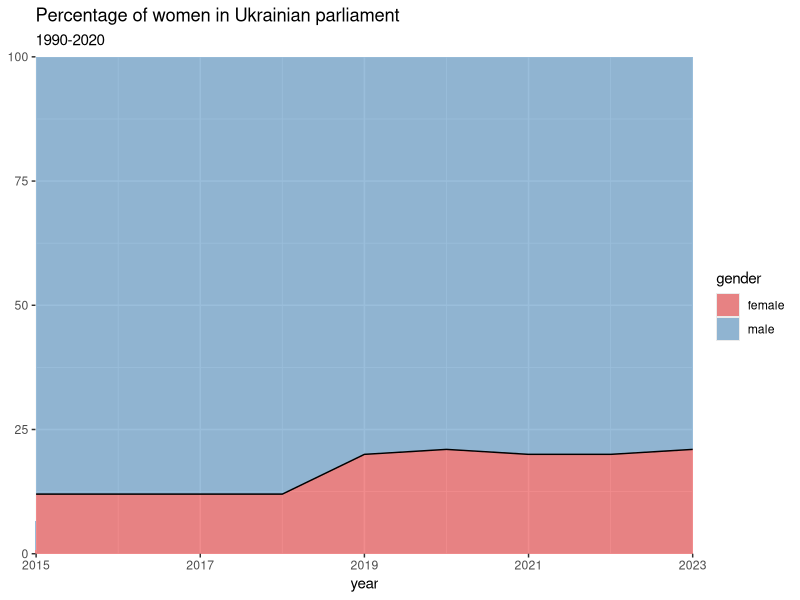

Here is the R script that generated this plot:
## ---- chunk 1
#| include: false
library(tidyverse)
## ---- chunk 2
#| results: hide
#| message: false

df <- read_csv(
  'female.csv',
 ) |>  rename(percent_female = data, year = period)


df$percent_male = 100 - df$percent_female

# pivot longer extract percent from percent_male and percent_female
df <- df |> pivot_longer(
  cols = starts_with("percent"),
  names_to = "gender",
  values_to = "percent",
  names_prefix = "percent_",
)

only_female <- df |> filter(gender == "female")

## ---- chunk 3
#| warning: false

df |> ggplot(aes(year, percent, group = fct_relevel(gender, c("male","female") ) )) + 
  geom_area(aes(fill=gender),  position = "stack", alpha = 0.5) +
  geom_line(data=only_female)+
  scale_fill_brewer(palette = "Set1") +
  scale_y_continuous(expand = c(0, 0)) +
  scale_x_continuous(expand = c(0, 0)) +
  labs(title="Percentage of women in Ukrainian parliament", subtitle="1990-2020", y=NULL)
